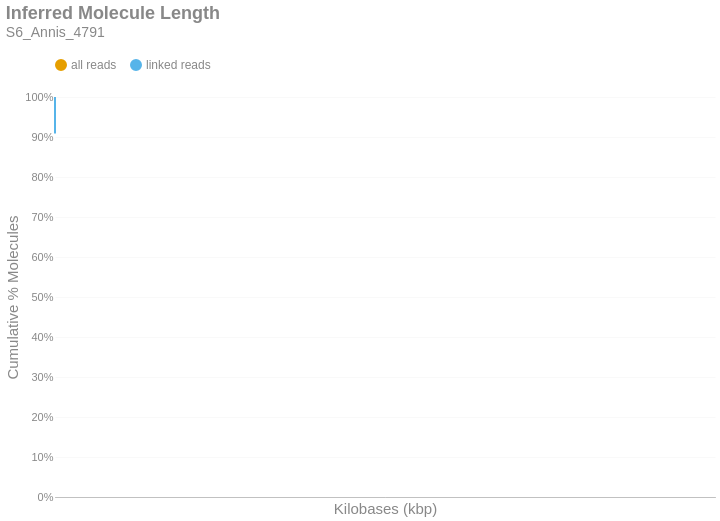

Notebook source saved alongside this figure:
### Markdown cell above
### Inferred Molecule Length
This is the cumulative frequency distribution of molecule lengths inferred from the first and last alignment positions along a contig for all alignments associated with a single linked-read barcode on a given contig.There are two distributions: one with `all` the alignments (yellow) and another with only `linked reads` (blue). The percent of molecules in the `linked reads` distribution is relative to the total number of linked molecules.

### Code cell
if SKIPLR:
    print_html(f"Skipped")
else:
    binned_df = consolidated_hist(valids['length_inferred']/1000, mask, 10, True)
    binned_df = binned_df.with_columns(
        pl.when(pl.col('bin').cast(pl.Utf8) == '0').then(pl.lit('1')).otherwise(pl.col('bin').cast(pl.Utf8)).alias('bin')
    )
    with SafeRender(binned_df):
        (
            density_plot(binned_df, 'Inferred Molecule Length', samplename, 'inferredlen')
            .transform_calculate(bin_kb='datum.bin / 1000')
            .encode(
                x=alt.X('bin_kb:Q', title="Kilobases (kbp)").scale(type='log', padding=0).axis(labelAngle=-40),
                y=alt.Y('value:Q', title='Cumulative % Molecules')
                    .axis(format='%')
                    .stack(False)
                    .scale(domainMin=0, domainMax=1,padding=0),
                color=alt.Color("key:N").scale(domain = ["all reads", "linked reads"]),
                tooltip = [
                    alt.Tooltip("key:N", title = "Data Type"),
                    alt.Tooltip("range_label:N", title="Kilobases"),
                    alt.Tooltip("value:Q", format = ".2%", title="% Molecules (Cum.)")
                ]
            )
        ).display()

### Figure 1 — Vega-Lite specification as saved in the notebook (floating-point values rounded to 4 significant figures; data arrays with more than 128 entries replaced by an {"elided": "..."} marker saying what was removed)
{"width": "container", "height": 400, "config": {"title": {"anchor": "start", "dy": -15, "fontSize": 18, "color": "#888888", "subtitleColor": "#888888", "subtitleFontSize": 14}, "arc": {"fill": "#0072B2"}, "axis": {"domainColor": "#888888", "domainWidth": 0.5, "gridWidth": 0.2, "grid": false, "titleFontWeight": 400, "titleFontSize": 15, "labelFontSize": 11, "labelColor": "#888888", "tickColor": "#888888", "tickWidth": 0.2, "titleColor": "#888888"}, "axisBand": {"grid": false}, "axisX": {"grid": true, "tickSize": 10, "domainCap": "round"}, "axisY": {"domain": false, "grid": true, "tickSize": 0, "domainCap": "round"}, "background": "transparent", "header": {"labelFontSize": 15, "labelColor": "#888888", "titleFontSize": 15, "titleFontWeight": 600, "titleColor": "#888888"}, "legend": {"labelFont": "sans-serif", "labelFontSize": 12, "labelColor": "#888888", "symbolSize": 100, "symbolType": "circle", "titleFontSize": 12, "titlePadding": 10, "titleColor": "#888888", "title": null, "orient": "top"}, "range": {"category": ["#E69F00", "#56B4E9", "#009E73", "#F0E442", "#0072B2", "#D55E00", "#CC79A7", "#000000"], "diverging": ["#cfe8f3", "#a2d4ec", "#73bfe2", "#46abdb", "#1696d2", "#12719e"]}, "area": {"fill": "#0072B2", "fillOpacity": 0.7, "line": true, "strokeOpacity": 0.7}, "line": {"color": "#0072B2", "stroke": "#0072B2", "strokeWidth": 2}, "trail": {"color": "#0072B2", "stroke": "#0072B2", "strokeWidth": 0, "size": 1}, "point": {"filled": true, "fillOpacity": 1.0, "size": 95}, "text": {"color": "#888888", "fontSize": 11, "align": "right", "fontWeight": 400, "size": 11}, "bar": {"fill": "#0072B2", "stroke": null}, "view": {"stroke": null, "continuousWidth": 660, "continuousHeight": 400}}, "data": {"name": "data-6f6182dc5ef735044ae5ff7ed71418eb"}, "mark": {"type": "line", "interpolate": "monotone", "point": {"opacity": 0, "size": 275}}, "encoding": {"color": {"field": "key", "scale": {"domain": ["all reads", "linked reads"]}, "type": "nominal"}, "tooltip": [{"field": "key", "title": "Data Type", "type": "nominal"}, {"field": "range_label", "title": "Kilobases", "type": "nominal"}, {"field": "value", "format": ".2%", "title": "% Molecules (Cum.)", "type": "quantitative"}], "x": {"axis": {"labelAngle": -40}, "field": "bin_kb", "scale": {"type": "log", "padding": 0}, "title": "Kilobases (kbp)", "type": "quantitative"}, "y": {"axis": {"format": "%"}, "field": "value", "scale": {"domainMin": 0, "domainMax": 1, "padding": 0}, "stack": false, "title": "Cumulative % Molecules", "type": "quantitative"}}, "params": [{"name": "param_c36ac31b6afebe62", "select": {"type": "point", "fields": ["key"]}, "bind": "legend"}], "title": {"text": "Inferred Molecule Length", "subtitle": "S6_Annis_4791"}, "transform": [{"fold": ["all reads (cumsum)", "linked reads (cumsum)"]}, {"calculate": "replace(datum.key, ' (cumsum)', '')", "as": "key"}, {"filter": {"param": "param_c36ac31b6afebe62"}}, {"calculate": "datum.bin / 1000", "as": "bin_kb"}], "usermeta": {"embedOptions": {"downloadFileName": "S6_Annis_4791.inferredlen"}}, "$schema": "https://vega.github.io/schema/vega-lite/v6.1.0.json", "datasets": {"data-6f6182dc5ef735044ae5ff7ed71418eb": {"elided": "463 records"}}}
